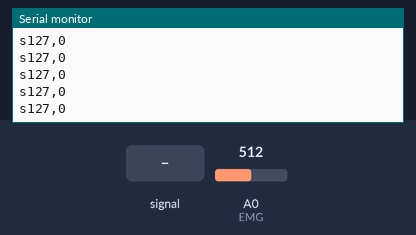
A sketch run on a simulated Arduino Uno, built with avr-gcc and run on an emulated ATmega328P. On the bench: the last lines printed to the serial monitor. Inputs (shaded band) come from the test bench; at power-on: A0 (EMG) = 512.

Above: at 1.2 s.
1.3 s: A0 (EMG) fed a 200 Hz sine of ±81 counts around its level
At 2.1 s:
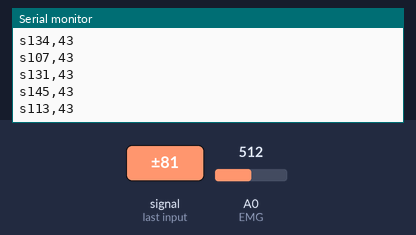
2.8 s: A0 (EMG) set to 716
At 3.3 s:
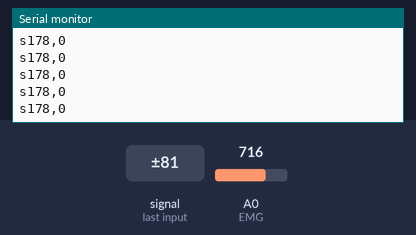
4.3 s: A0 (EMG) set to 900
At 5.4 s:
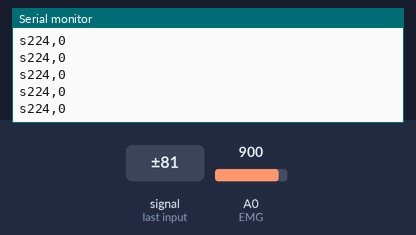
5.8 s: A0 (EMG) fed a 200 Hz sine of ±81 counts around its level
At 6.8 s:
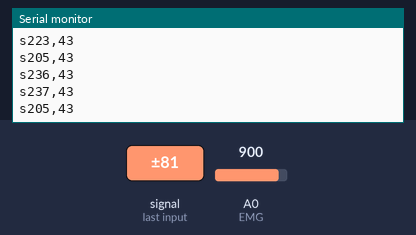
Timing chart, 0 to 8.3 s (numbered marks = the images above; inputs shaded):
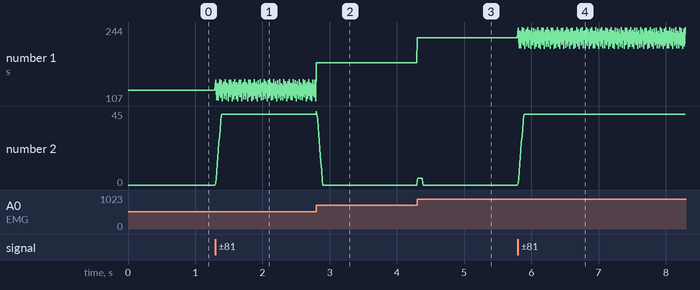

Measured:
- after the input at 1.3 s, the serial monitor: prints a new line at once (image 1)
- after the input at 2.8 s, the serial monitor: prints a new line at once (image 2)
- after the input at 4.3 s, the serial monitor: prints a new line at once (image 3)
- after the input at 5.8 s, the serial monitor: prints a new line at once (image 4)
- plotted number 1: 127 → 107 after the input at 1.3 s, 107 → 178 after the input at 2.8 s, 178 → 224 after the input at 4.3 s, 224 → 244 after the input at 5.8 s
- plotted number 2: 0 → 43 after the input at 1.3 s

The sketch:

Partikevich_A.ino
```cpp
#define EMG A0
#define ARRSIZE 10
int val = 0;
int noise = 0;
int max_v = 0;
int min_v = 255;
int ampl = 0;
int arr[ARRSIZE];
int smooth_ampl = 0;

void setup() {
  Serial.begin(115200);
  for (int i = 0; i < ARRSIZE; i++) {
    arr[i] = 0;
  }

}

void loop() {
  for (int i=0; i<32; i++) {
    val = analogRead(EMG);
    val = map(val, 0, 1023, 0, 255);
    if (val > max_v) {
      max_v = val;
    }
    if (val < min_v) {
      min_v = val;
    }
  }
  ampl = (max_v - min_v)* 0.7 + ampl*0.3;
  max_v = 0;
  min_v = 255;
  for (int i = 0; i <= ARRSIZE-1; i++){
    arr[i] = arr[i+1];
  }
  arr[ARRSIZE-1] = ampl;

  for (int i=0; i<ARRSIZE; i++) {
    smooth_ampl += arr[i];
  }

  smooth_ampl = smooth_ampl/ARRSIZE;

// для битроника
//  Serial.write("A0");
//  Serial.write(val);
//  Serial.write("A2");
//  Serial.write(smooth_ampl);
  Serial.print("s");
  Serial.print(val);
  Serial.print(",");
  Serial.println(smooth_ampl);
  delay(3);

}
```
